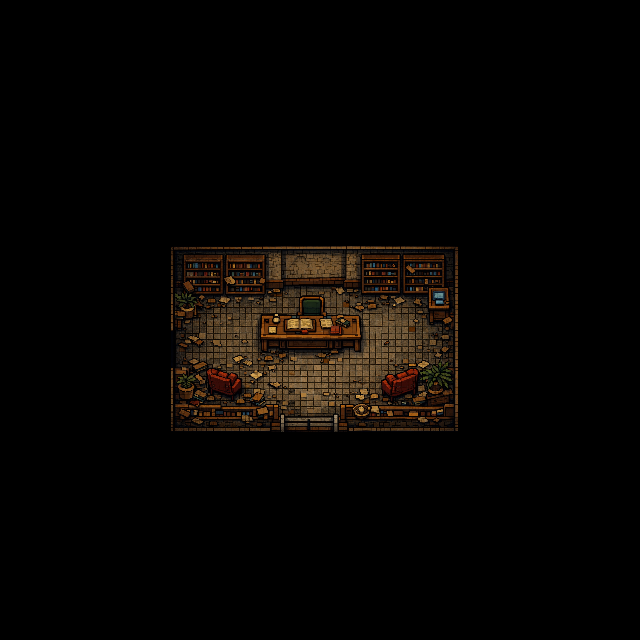

This game map was drawn from its Tiled (.tmx) file and the tilesets committed beside it. A one-line description and the full map source follow:
An orthogonal 40x40 tile map with 16x16 px tiles, 1 tile layer (Calque de Tuiles 1) and 42 objects (40x collision, exit_school_desk, spawn_school_desk).

<map version="1.10" tiledversion="1.11.2" orientation="orthogonal" renderorder="right-down" width="40" height="40" tilewidth="16" tileheight="16" infinite="0" nextlayerid="4" nextobjectid="48">
 <tileset firstgid="1" source="School-desk_.tsx" />
 <layer id="1" name="Calque de Tuiles 1" width="40" height="40">
  <data encoding="csv">
0,0,0,0,0,0,0,0,0,0,0,0,0,0,0,0,0,0,0,0,0,0,0,0,0,0,0,0,0,0,0,0,0,0,0,0,0,0,0,0,
0,0,0,0,0,0,0,0,0,0,0,0,0,0,0,0,0,0,0,0,0,0,0,0,0,0,0,0,0,0,0,0,0,0,0,0,0,0,0,0,
0,0,0,0,0,0,0,0,0,0,0,0,0,0,0,0,0,0,0,0,0,0,0,0,0,0,0,0,0,0,0,0,0,0,0,0,0,0,0,0,
0,0,0,0,0,0,0,0,0,0,0,0,0,0,0,0,0,0,0,0,0,0,0,0,0,0,0,0,0,0,0,0,0,0,0,0,0,0,0,0,
0,0,0,0,0,0,0,0,0,0,0,0,0,0,0,0,0,0,0,0,0,0,0,0,0,0,0,0,0,0,0,0,0,0,0,0,0,0,0,0,
0,0,0,0,0,0,0,0,0,0,0,0,0,0,0,0,0,0,0,0,0,0,0,0,0,0,0,0,0,0,0,0,0,0,0,0,0,0,0,0,
0,0,0,0,0,0,0,0,0,0,0,0,0,0,0,0,0,0,0,0,0,0,0,0,0,0,0,0,0,0,0,0,0,0,0,0,0,0,0,0,
0,0,0,0,0,0,0,0,0,0,0,0,0,0,0,0,0,0,0,0,0,0,0,0,0,0,0,0,0,0,0,0,0,0,0,0,0,0,0,0,
0,0,0,0,0,0,0,0,0,0,0,0,0,0,0,0,0,0,0,0,0,0,0,0,0,0,0,0,0,0,0,0,0,0,0,0,0,0,0,0,
0,0,0,0,0,0,0,0,0,0,0,0,0,0,0,0,0,0,0,0,0,0,0,0,0,0,0,0,0,0,0,0,0,0,0,0,0,0,0,0,
0,0,0,0,0,0,0,0,0,0,0,0,0,0,0,0,0,0,0,0,0,0,0,0,0,0,0,0,0,0,0,0,0,0,0,0,0,0,0,0,
0,0,0,0,0,0,0,0,0,0,0,0,0,0,0,0,0,0,0,0,0,0,0,0,0,0,0,0,0,0,0,0,0,0,0,0,0,0,0,0,
0,0,0,0,0,0,0,0,0,0,0,0,0,0,0,0,0,0,0,0,0,0,0,0,0,0,0,0,0,0,0,0,0,0,0,0,0,0,0,0,
0,0,0,0,0,0,0,0,0,0,0,0,0,0,0,0,0,0,0,0,0,0,0,0,0,0,0,0,0,0,0,0,0,0,0,0,0,0,0,0,
0,0,0,0,0,0,0,0,0,0,0,0,0,0,0,0,0,0,0,0,0,0,0,0,0,0,0,0,0,0,0,0,0,0,0,0,0,0,0,0,
0,0,0,0,0,0,0,0,0,0,54,55,56,57,58,59,60,61,62,63,64,65,66,67,68,69,70,71,72,0,0,0,0,0,0,0,0,0,0,0,
0,0,0,0,0,0,0,0,0,0,79,80,81,82,83,84,85,86,87,88,89,90,91,92,93,94,95,96,97,0,0,0,0,0,0,0,0,0,0,0,
0,0,0,0,0,0,0,0,0,0,104,105,106,107,108,109,110,111,112,113,114,115,116,117,118,119,120,121,122,0,0,0,0,0,0,0,0,0,0,0,
0,0,0,0,0,0,0,0,0,0,129,130,131,132,133,134,135,136,137,138,139,140,141,142,143,144,145,146,147,0,0,0,0,0,0,0,0,0,0,0,
0,0,0,0,0,0,0,0,0,0,154,155,156,157,158,159,160,161,162,163,164,165,166,167,168,169,170,171,172,0,0,0,0,0,0,0,0,0,0,0,
0,0,0,0,0,0,0,0,0,0,179,180,181,182,183,184,185,186,187,188,189,190,191,192,193,194,195,196,197,0,0,0,0,0,0,0,0,0,0,0,
0,0,0,0,0,0,0,0,0,0,204,205,206,207,208,209,210,211,212,213,214,215,216,217,218,219,220,221,222,0,0,0,0,0,0,0,0,0,0,0,
0,0,0,0,0,0,0,0,0,0,229,230,231,232,233,234,235,236,237,238,239,240,241,242,243,244,245,246,247,0,0,0,0,0,0,0,0,0,0,0,
0,0,0,0,0,0,0,0,0,0,254,255,256,257,258,259,260,261,262,263,264,265,266,267,268,269,270,271,272,0,0,0,0,0,0,0,0,0,0,0,
0,0,0,0,0,0,0,0,0,0,279,280,281,282,283,284,285,286,287,288,289,290,291,292,293,294,295,296,297,0,0,0,0,0,0,0,0,0,0,0,
0,0,0,0,0,0,0,0,0,0,304,305,306,307,308,309,310,311,312,313,314,315,316,317,318,319,320,321,322,0,0,0,0,0,0,0,0,0,0,0,
0,0,0,0,0,0,0,0,0,0,329,330,331,332,333,334,335,336,337,338,339,340,341,342,343,344,345,346,347,0,0,0,0,0,0,0,0,0,0,0,
0,0,0,0,0,0,0,0,0,0,0,0,0,0,0,0,0,0,0,0,0,0,0,0,0,0,0,0,0,0,0,0,0,0,0,0,0,0,0,0,
0,0,0,0,0,0,0,0,0,0,0,0,0,0,0,0,0,0,0,0,0,0,0,0,0,0,0,0,0,0,0,0,0,0,0,0,0,0,0,0,
0,0,0,0,0,0,0,0,0,0,0,0,0,0,0,0,0,0,0,0,0,0,0,0,0,0,0,0,0,0,0,0,0,0,0,0,0,0,0,0,
0,0,0,0,0,0,0,0,0,0,0,0,0,0,0,0,0,0,0,0,0,0,0,0,0,0,0,0,0,0,0,0,0,0,0,0,0,0,0,0,
0,0,0,0,0,0,0,0,0,0,0,0,0,0,0,0,0,0,0,0,0,0,0,0,0,0,0,0,0,0,0,0,0,0,0,0,0,0,0,0,
0,0,0,0,0,0,0,0,0,0,0,0,0,0,0,0,0,0,0,0,0,0,0,0,0,0,0,0,0,0,0,0,0,0,0,0,0,0,0,0,
0,0,0,0,0,0,0,0,0,0,0,0,0,0,0,0,0,0,0,0,0,0,0,0,0,0,0,0,0,0,0,0,0,0,0,0,0,0,0,0,
0,0,0,0,0,0,0,0,0,0,0,0,0,0,0,0,0,0,0,0,0,0,0,0,0,0,0,0,0,0,0,0,0,0,0,0,0,0,0,0,
0,0,0,0,0,0,0,0,0,0,0,0,0,0,0,0,0,0,0,0,0,0,0,0,0,0,0,0,0,0,0,0,0,0,0,0,0,0,0,0,
0,0,0,0,0,0,0,0,0,0,0,0,0,0,0,0,0,0,0,0,0,0,0,0,0,0,0,0,0,0,0,0,0,0,0,0,0,0,0,0,
0,0,0,0,0,0,0,0,0,0,0,0,0,0,0,0,0,0,0,0,0,0,0,0,0,0,0,0,0,0,0,0,0,0,0,0,0,0,0,0,
0,0,0,0,0,0,0,0,0,0,0,0,0,0,0,0,0,0,0,0,0,0,0,0,0,0,0,0,0,0,0,0,0,0,0,0,0,0,0,0,
0,0,0,0,0,0,0,0,0,0,0,0,0,0,0,0,0,0,0,0,0,0,0,0,0,0,0,0,0,0,0,0,0,0,0,0,0,0,0,0
</data>
 </layer>
 <objectgroup id="3" name="Calque d'Objets 1">
  <object id="1" type="collision" x="171" y="245.667" width="93.3333" height="49.6667" />
  <object id="2" type="collision" x="263.667" y="246.333" width="21" height="42" />
  <object id="3" type="collision" x="281.333" y="246.667" width="62.3333" height="38.3333" />
  <object id="4" type="collision" x="345.333" y="246.667" width="112.667" height="44" />
  <object id="5" type="collision" x="453.667" y="289" width="4.66667" height="141.667" />
  <object id="6" type="collision" x="168.667" y="402.333" width="109.333" height="30.3333" />
  <object id="7" type="collision" x="276.333" y="415" width="65.3333" height="18" />
  <object id="8" type="collision" x="340" y="405" width="118.667" height="26.6667" />
  <object id="9" type="collision" x="479" y="414" />
  <object id="10" type="collision" x="170" y="294" width="3.66667" height="36" />
  <object id="11" type="collision" x="170.333" y="368.667" width="3.33333" height="39" />
  <object id="12" type="collision" x="176" y="373" width="20.6667" height="27.6667" />
  <object id="14" type="collision" x="206.75" y="370.125" width="10.25" height="19.875" />
  <object id="15" type="collision" x="217" y="372.875" width="11.625" height="20.625" />
  <object id="16" type="collision" x="228.625" y="375.375" width="5.5" height="19.875" />
  <object id="17" type="collision" x="233.75" y="379" width="7.75" height="11.25" />
  <object id="18" type="collision" x="230.125" y="372.625" width="7.5" height="7.625" />
  <object id="19" type="collision" x="231.375" y="394.75" width="1.875" height="5.875" />
  <object id="20" type="collision" x="211.125" y="389" width="2.125" height="6.75" />
  <object id="22" type="collision" x="381.75" y="380.375" width="12.625" height="15.625" />
  <object id="23" type="collision" x="390" y="395.5" width="3.5" height="6.375" />
  <object id="24" type="collision" x="386" y="374.75" width="11" height="21.5" />
  <object id="25" type="collision" x="396.625" y="374.375" width="7.125" height="20" />
  <object id="26" type="collision" x="399.625" y="372.125" width="17.5" height="7.75" />
  <object id="27" type="collision" x="404.625" y="380.375" width="11.25" height="10.125" />
  <object id="28" type="collision" x="413.375" y="390.5" width="2.25" height="3.875" />
  <object id="29" type="collision" x="406.875" y="369" width="11.875" height="5.25" />
  <object id="30" type="collision" x="420.182" y="370.545" width="32.1818" height="12.1818" />
  <object id="31" type="collision" x="427.273" y="382.364" width="16.7273" height="15.4545" />
  <object id="32" type="collision" x="443.818" y="382.909" width="4.90909" height="4.18182" />
  <object id="33" type="collision" x="431.636" y="364" width="18.3636" height="7.63636" />
  <object id="34" type="collision" x="397.818" y="393.818" width="57.0909" height="12" />
  <object id="35" type="collision" x="414.545" y="385.273" width="39.6364" height="10.9091" />
  <object id="36" type="collision" x="438.727" y="360.909" width="4.72727" height="3.63636" />
  <object id="37" type="collision" x="444.909" y="360.727" width="4.90909" height="3.45455" />
  <object id="38" type="collision" x="429.455" y="289.091" width="18.3636" height="31.6364" />
  <object id="39" type="collision" x="429.818" y="319.636" width="3.81818" height="5.09091" />
  <object id="40" type="collision" x="260.545" y="314.182" width="100.364" height="26.75" />
  <object id="41" type="collision" x="300" y="295.455" width="24.5455" height="18.7273" />
  <object id="45" name="exit_school_desk" x="168" y="330.5" width="6.5" height="38" />
  <object id="46" type="collision" x="174.5" y="294.75" width="23" height="24.75" />
  <object id="47" name="spawn_school_desk" x="194.75" y="345.25">
   <point />
  </object>
 </objectgroup>
</map>
